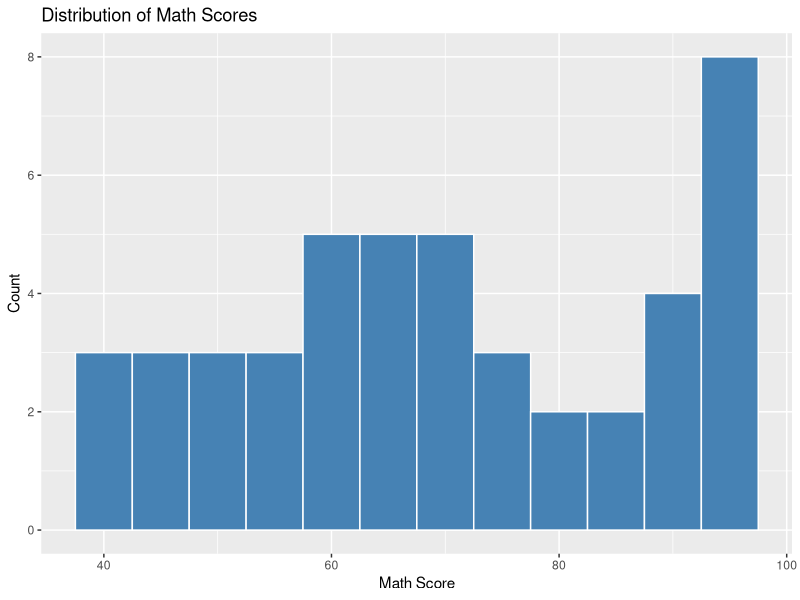

Recreate this plot in R.
# Load required libraries
library(readr)
library(dplyr)
library(ggplot2)

# Create necessary output directories if they don't exist
if (!dir.exists("../outputs")) dir.create("../outputs")
if (!dir.exists("../outputs/plots")) dir.create("../outputs/plots")

# Load the dataset
data <- read_csv("../data/students_performance.csv")

# Clean data
clean_data <- na.omit(data)
prepared_data <- clean_data %>%
  filter(test_preparation != "none")

# Summary statistics by gender
avg_scores_by_gender <- prepared_data %>%
  group_by(gender) %>%
  summarise(across(ends_with("_score"), mean), .groups = "drop")

# Save summary to CSV
write_csv(avg_scores_by_gender, "../outputs/summary.csv")

# Create plot
plot <- ggplot(prepared_data, aes(x = math_score)) +
  geom_histogram(binwidth = 5, fill = "steelblue", color = "white") +
  labs(title = "Distribution of Math Scores", x = "Math Score", y = "Count")

# Save plot
ggsave("../outputs/plots/score_distribution.png", plot = plot, width = 8, height = 6)
